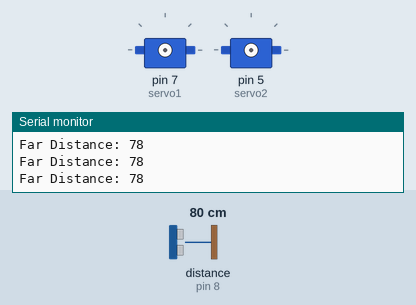
The sketch below on a simulated Arduino Uno, built with avr-gcc and run on an emulated ATmega328P. On the bench: 2 × servo, the last lines printed to the serial monitor. Wiring (inferred from the names in the program): ultrasonic range finder: trigger pin 9; echo pin 8. The inputs (shaded band) are chosen by the test bench; at power-on: distance to the obstacle (sensor on pin 8) 80 cm. The echo pulse lasts 58.3 µs per cm.

Above: at 1.2 s.
1.3 s: distance to the obstacle (sensor on pin 8) set to 24 cm
2.8 s: distance to the obstacle (sensor on pin 8) set to 20 cm
At 4.5 s:
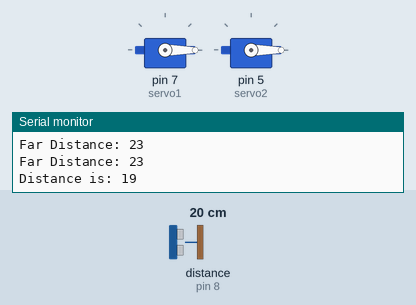
Timing chart, 0 to 11.8 s (numbered marks = the images above; inputs shaded):
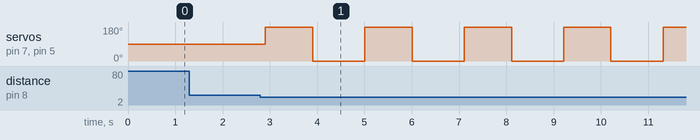

Measured:
- the behaviour switches between 22 and 21 cm on distance to the obstacle (sensor on pin 8) (found by bisection; images 0 and 1)
- after the input at 2.8 s, servo on pin 7 (servo1), servo on pin 5 (servo2): alternates 180° for 1.0 s and 0° for 1.1 s, starting after 0.11 s

The sketch:

micro_servo_control.ino
```cpp
#include <Servo.h>
Servo servo1;
Servo servo2;
#define trigPin 9
#define echoPin 8
long distance;
long duration;

void setup()
{
 pinMode(trigPin, OUTPUT);
 pinMode(echoPin, INPUT);
 Serial.begin(9600);
}

void loop() {
  ultra();
  delay(100);
  servo();
}

void servo(){
  if(distance <= 20){
    servo1.attach(7);
    servo2.attach(5);
    Serial.print("Distance is: ");
    Serial.println(distance);

      servo1.write(180);
      servo2.write(180);
      delay(1000);
      servo1.write(0);
      servo2.write(0);
//      delay(1000);
//      servo1.write(180);
//      servo2.write(180);
//      delay(1000);
//      servo1.write(0);
//      servo2.write(0);
      delay(1000);
  }
  else{
    servo1.detach();
    servo2.detach();
    Serial.print("Far Distance: ");
    Serial.println(distance);
    }
  }

void ultra(){
  digitalWrite(trigPin, LOW);
  delayMicroseconds(20);
  digitalWrite(trigPin, HIGH);
  delayMicroseconds(100);
  digitalWrite(trigPin, LOW);
  duration = pulseIn(echoPin, HIGH);
  distance = duration*0.034/2;
  }
```
